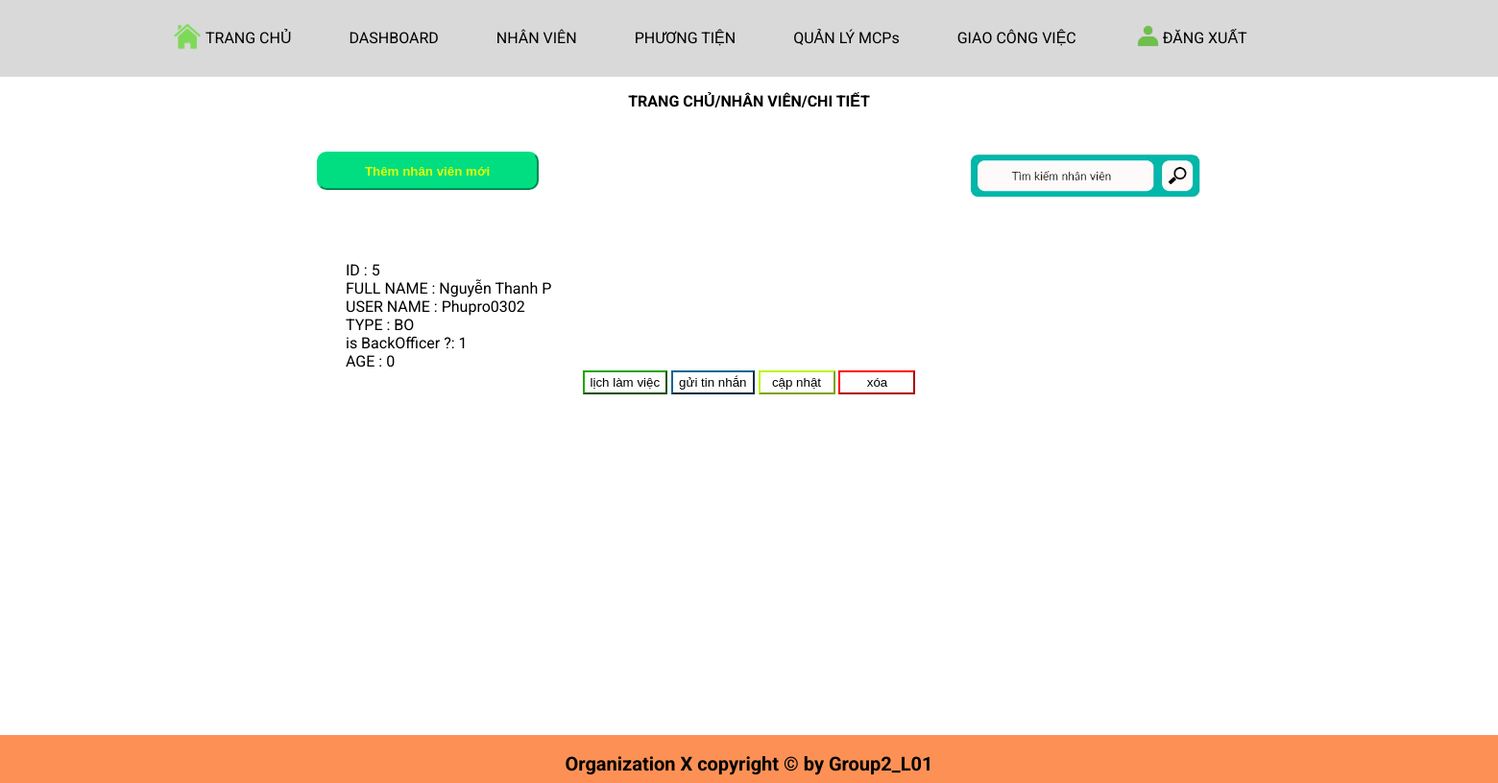
/Nhanvien/detail.php?id=5, run on the app's committed database.
### tables this page shows
CREATE TABLE `staff_db` (
  `ID` int(255) UNSIGNED NOT NULL,
  `FULL_NAME` varchar(255) DEFAULT NULL,
  `USER_NAME` varchar(255) DEFAULT NULL,
  `TYPE` varchar(255) NOT NULL,
  `isBackOfficer` tinyint(1) NOT NULL,
  `AGE` int(40) NOT NULL
);

### Nhanvien/detail.php (the view, shortened to what this page needs)
<!DOCTYPE html>
<html lang="en">
<head>
    <link rel="stylesheet" href="template.css">
    <link rel="stylesheet" href="staff.css">
</head>
<body>
    <header>
        <div class="inner-header">
            <span class="menu">
                <li><img src="./images/home.png" width="30px" class="icon"> <a href="./home.html">TRANG CHỦ
                    </a>
                </li>
                <li><a href="./home.html">DASHBOARD</a> </li>
                <li><a href="#">NHÂN VIÊN</a> </li>
                <li><a href="#">PHƯƠNG TIỆN</a> </li>
                <li><a href="#">QUẢN LÝ MCPs</a> </li>
                <li><a href="#">GIAO CÔNG VIỆC</a> </li>
                <li><img src="./images/user.png" width="30px" class="icon"><a href="#">ĐĂNG XUẤT</a> </li>
            </span>
        </div>
        <p style="text-align: center; font-weight: bold">TRANG CHỦ/NHÂN VIÊN/CHI TIẾT</p>
    </header>
    <div class="container" style="width: 1000px; height: 500px">
        <div class="sub_sub_header" style="width: 100%;">
            <div class="add_staff">
                <a href="form_add.php"><button type="button" class="add_staff_button">Thêm nhân viên mới</button></a>
            </div>
            <div class="search">
                <img src="images/search_staff.jpg" alt="search_staff.jpg" style="width: 80%;">
            </div>
        </div>
        <br></br><br></br><br></br>
        <div style="width: 100%;">
            <div style="text-align:left; display: inline-block; width: 49%; padding-left: 80px;">
                <?php
                $con = mysqli_connect("localhost", 'root', '', "examples");
                $id = $_GET['id'];
                $sql = "SELECT * FROM staff_db where id='$id'";
                $result = mysqli_query($con, $sql);
                while ($row = mysqli_fetch_assoc($result)) {
                    echo "ID : " . $row['ID'] . "<br />";
                    echo "FULL NAME : " . $row['FULL_NAME'] . "<br />";
                    echo "USER NAME : " . $row['USER_NAME'] . "<br />";
                    echo "TYPE : " . $row['TYPE'] . "<br />";
                    echo "is BackOfficer ?: " . $row['isBackOfficer'] . "<br />";
                    echo "AGE : " . $row['AGE'] . "<br />";
                }
                ?>
            </div>
            <div style="width: 100%; text-align:center; padding-right: 500px;">
                <a href="work_calender.php?id=<?php echo $row["ID"]; ?>"><button class="calender" type="button">lịch làm việc</button></a>
                <a href="send_message.php?id=<?php echo $row["ID"]; ?>"><button class="message" type="button">gửi tin nhắn</button></a>
                <a href="edit_form.php?id=<?php echo $row["ID"]; ?>"><button class="edit" "type=" button">cập nhật</button></a>
                <a href="delete.php?id=<?php echo $row["ID"]; ?>"><button class="delete" "type=" button">xóa</button></a>
            </div>
        </div>
    </div>
    <footer>
        <span>Organization X copyright © by Group2_L01</span>
    </footer>
</body>
</html>

### Nhanvien/template.css (style rules this page uses)
body { display: flex; justify-content: center; align-items: center; height: 100vh; font-family: 'Roboto', sans-serif; }
header { display: inline-block; position: fixed; justify-content: center; align-items: center; top: 0; width: 100%; z-index: 100; background-color: rgb(217, 217, 217); height: 80px; }
.icon { position: relative; top: 7px; }
.inner-header { max-width: 1200px; height: 100%; display: flex; align-items: center; margin: 0 auto; }
.menu { display: flex; align-items: center; list-style: none; min-width: 1200px; }
.menu li { height: 56px; margin-right: 5%; }
.menu li a { color: black; line-height: 56px; height: 56px; font-size: 1rem; text-decoration: none; }
footer { display: flex; position: fixed; justify-content: center; align-items: center; bottom: 0; width: 100%; z-index: 100; background-color: rgb(253, 145, 85); height: 50px; }
footer span { position: fixed; bottom: 8px; color: black; font-size: 20px; font-weight: bold; }

### Nhanvien/staff.css (style rules this page uses)
.sub_sub_header { width: 100%; }
.add_staff { width: 33%; float: left; text-align: center; }
.search { width: 30%; float: right; text-align: center; }
.calender { border-color: rgb(35, 165, 2); background-color: white; text-align: center; height: 25px; }
.message { border-color: rgb(2, 104, 145); background-color: white; text-align: center; height: 25px; }
.edit { border-color: rgb(186, 247, 4); background-color: white; text-align: center; width: 80px; height: 25px; }
.delete { border-color: red; background-color: white; text-align: center; width: 80px; height: 25px; }
.add_staff_button { color: rgb(225, 255, 0); font-weight: bold; background-color: rgb(1, 222, 130); border-color: rgb(1, 222, 130); text-align: center; width: 70%; height: 40px; border-radius: 10px; }

### data on the page
staff_db: ID "5", FULL_NAME "Nguyễn Thanh P", USER_NAME "Phupro0302", TYPE "BO", isBackOfficer "1", AGE "0"
